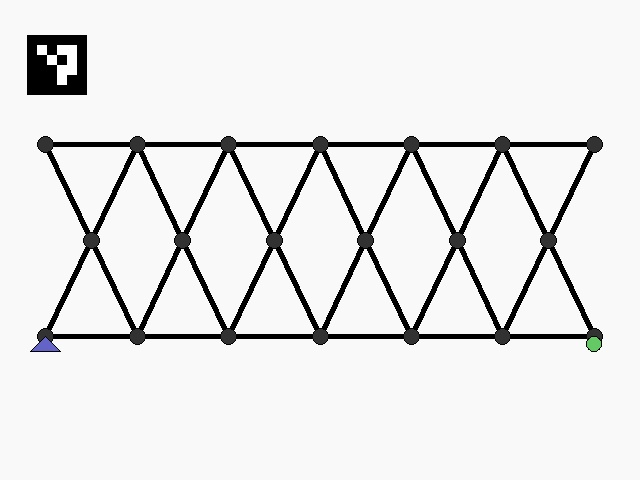
#> input picture backend/ml/dataset/images/truss_0005.jpg, 640 x 480 px
$ python -i edge_detector.py   (imports and definitions only)
#> lines starting #> are read from the running program, lines starting #| are printed output that depends on the picture; after the words box and inside, x2 and y2 are one past the last pixel; in counts of white or black regions, pixels touching at a corner belong together
#> further down, picture is the input picture: shape (480, 640, 3); mean B, G, R 230.7, 230.7, 230.7
"""Classical computer vision fallback for structure detection."""

from typing import Optional

import cv2
import numpy as np
from pydantic import BaseModel

from app.models.schemas import StructuralModel, Node, Member, Support


class Point(BaseModel):
    """2D point."""
    x: float
    y: float


class Line(BaseModel):
    """Line segment."""
    start: Point
    end: Point


def detect_lines(image: np.ndarray,
                min_line_length: int = 50,
                max_line_gap: int = 10) -> list[Line]:
    """
    Detect lines in image using Hough transform.

    Args:
        image: Input image (BGR or grayscale)
        min_line_length: Minimum line length in pixels
        max_line_gap: Maximum gap between line segments

    Returns:
        List of detected lines
    """
#> called with min_line_length = 50, max_line_gap = 10
    # Convert to grayscale if needed
    if len(image.shape) == 3:
        gray = cv2.cvtColor(image, cv2.COLOR_BGR2GRAY)
    else:
        gray = image.copy()

    # Apply Gaussian blur to reduce noise
    blurred = cv2.GaussianBlur(gray, (5, 5), 0)
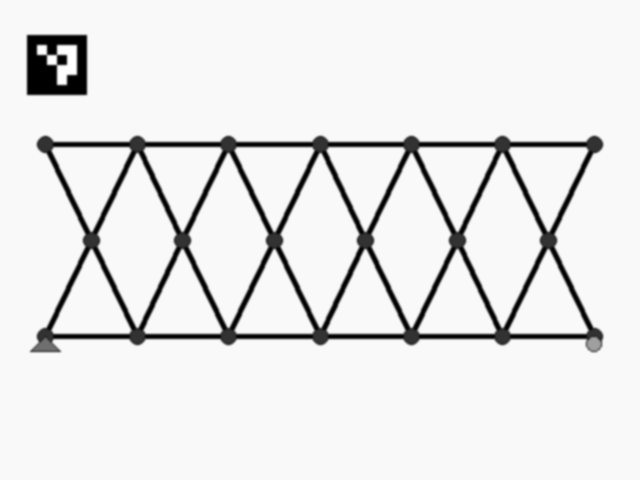
#> blurred: shape (480, 640); min 0, max 255, mean 230.7

    # Edge detection
    edges = cv2.Canny(blurred, 50, 150, apertureSize=3)
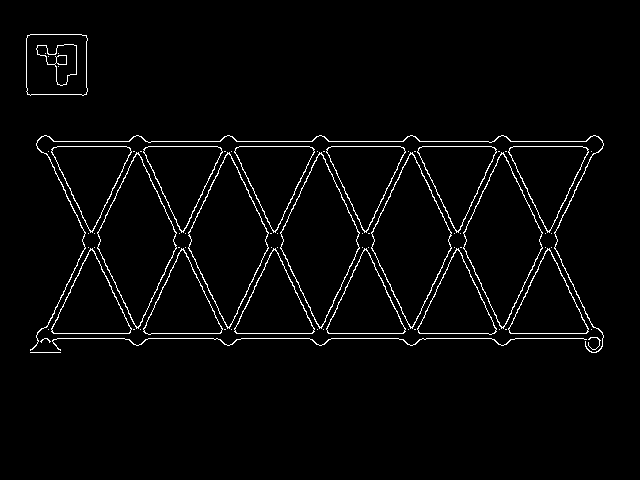
#> edges: shape (480, 640); 2.7% white in thin lines or dots, all inside (x1, y1, x2, y2) = (26, 34, 604, 353)

    # Detect lines using probabilistic Hough transform
    lines_raw = cv2.HoughLinesP(
        edges,
        rho=1,
        theta=np.pi/180,
        threshold=50,
        minLineLength=min_line_length,
        maxLineGap=max_line_gap
    )
#> lines_raw = 72 rows, first 6: [145, 333, 220, 333], [331, 146, 400, 146], [53, 141, 129, 141], [515, 338, 602, 338], [327, 328, 364, 249], [510, 333, 586, 333]

    if lines_raw is None:
        return []

    # Convert to Line objects
    lines = []
    for line in lines_raw:
        x1, y1, x2, y2 = line[0]
        lines.append(Line(
            start=Point(x=float(x1), y=float(y1)),
            end=Point(x=float(x2), y=float(y2))
        ))
#> this loop made 1 pass
#> after the loop, lines = []

    return lines


# [199 lines left out: functions detect_joints, _line_intersection, _cluster_points, lines_to_model, _find_nearest_node_to_point, detect_structure_from_edges, not called in this run]

>>> import cv2
>>> picture = cv2.imread('../../ml/dataset/images/truss_0005.jpg')
#> (the run stopped early here; a loop or call above may not have finished)

$ run again, on backend/ml/dataset/images/truss_0017.jpg
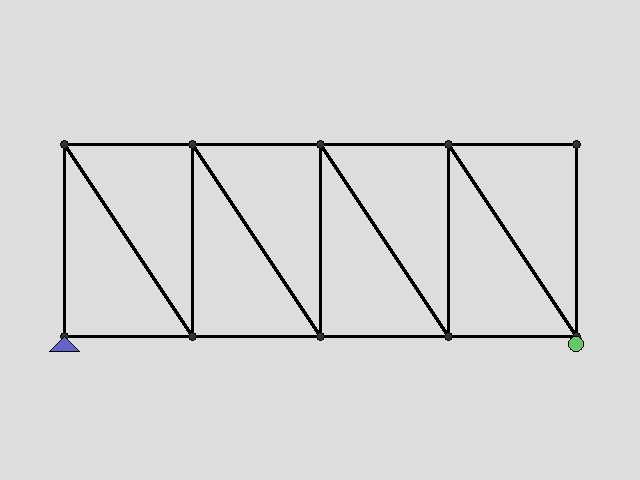
#> input picture backend/ml/dataset/images/truss_0017.jpg, 640 x 480 px
#> picture is the input picture: shape (480, 640, 3); mean B, G, R 214.2, 214.2, 214.1
#> in detect_lines, `blurred = cv2.GaussianBlur(gray, (5, 5), 0)`:
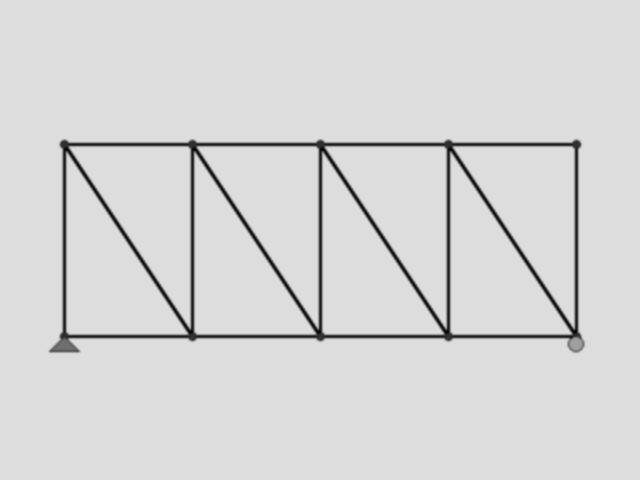
#> blurred: shape (480, 640); min 6, max 222, mean 214.2
#> in detect_lines, `edges = cv2.Canny(blurred, 50, 150, apertureSize=3)`:
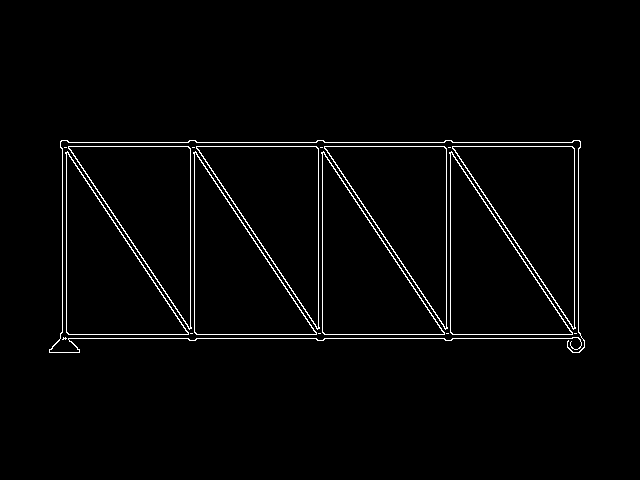
#> edges: shape (480, 640); 2.1% white in thin lines or dots, all inside (x1, y1, x2, y2) = (49, 140, 585, 353)
#> lines_raw = 27 rows, first 6: [60, 334, 580, 334], [60, 142, 580, 142], [60, 146, 580, 146], [60, 338, 582, 338], [574, 337, 574, 140], [190, 140, 317, 328]
#> the loop in detect_lines, `for line in lines_raw:` made 1 pass
#> after the loop in detect_lines, `for line in lines_raw:`: lines = []

$ run again, on backend/ml/dataset/images/truss_0021.jpg
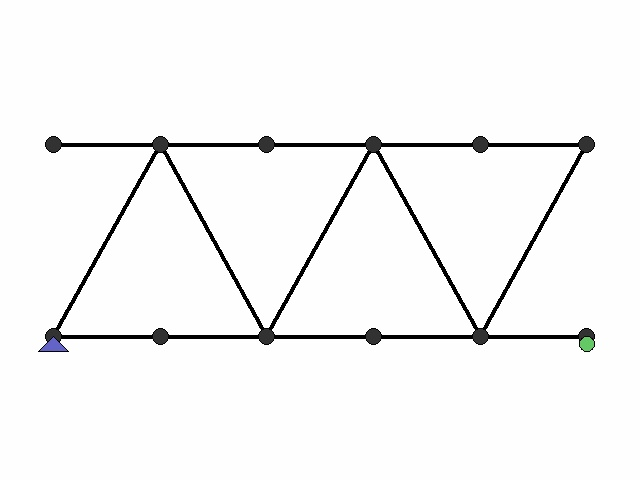
#> input picture backend/ml/dataset/images/truss_0021.jpg, 640 x 480 px
#> picture is the input picture: shape (480, 640, 3); mean B, G, R 245.8, 245.8, 245.7
#> in detect_lines, `blurred = cv2.GaussianBlur(gray, (5, 5), 0)`:
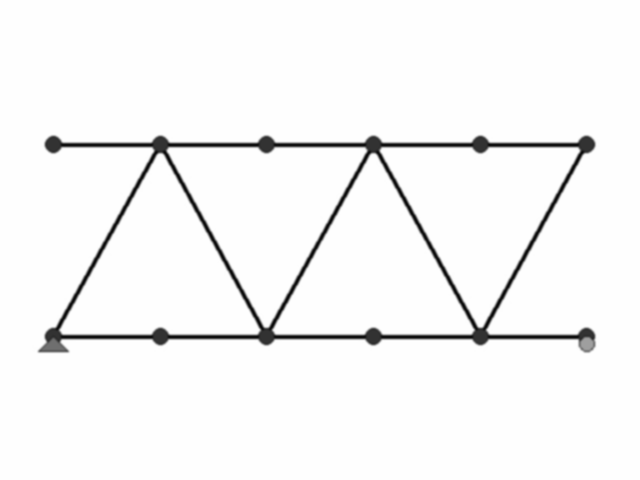
#> blurred: shape (480, 640); min 10, max 255, mean 245.7
#> in detect_lines, `edges = cv2.Canny(blurred, 50, 150, apertureSize=3)`:
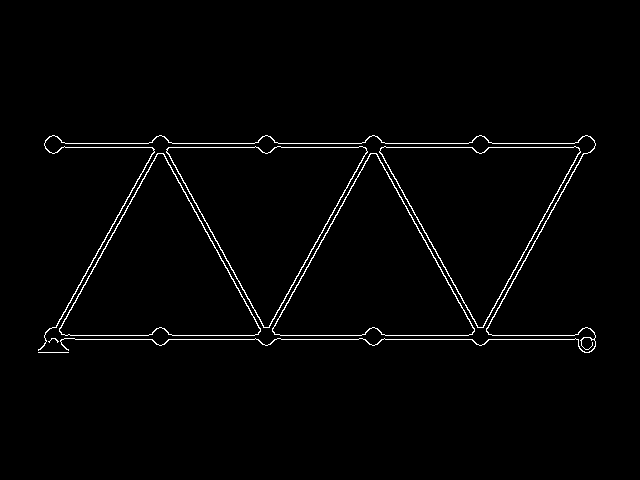
#> edges: shape (480, 640); 1.7% white in thin lines or dots, all inside (x1, y1, x2, y2) = (38, 135, 596, 353)
#> lines_raw = 30 rows, first 6: [274, 147, 365, 147], [168, 339, 258, 339], [492, 335, 574, 335], [172, 143, 254, 143], [162, 153, 260, 329], [380, 152, 477, 327]
#> the loop in detect_lines, `for line in lines_raw:` made 1 pass
#> after the loop in detect_lines, `for line in lines_raw:`: lines = []

$ run again, on backend/ml/dataset/images/truss_0022.jpg
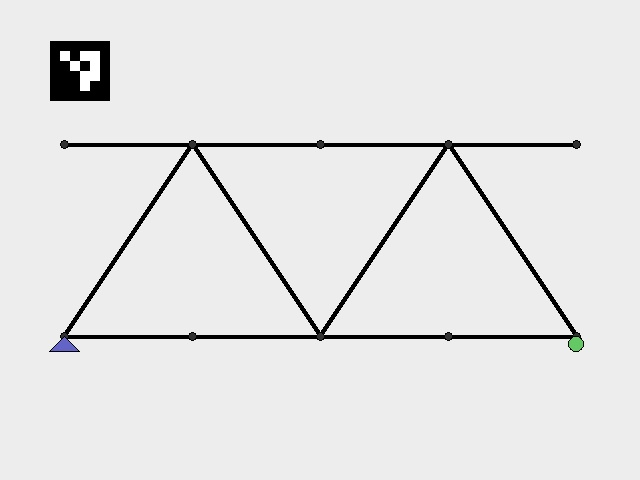
#> input picture backend/ml/dataset/images/truss_0022.jpg, 640 x 480 px
#> picture is the input picture: shape (480, 640, 3); mean B, G, R 228.4, 228.4, 228.3
#> in detect_lines, `blurred = cv2.GaussianBlur(gray, (5, 5), 0)`:
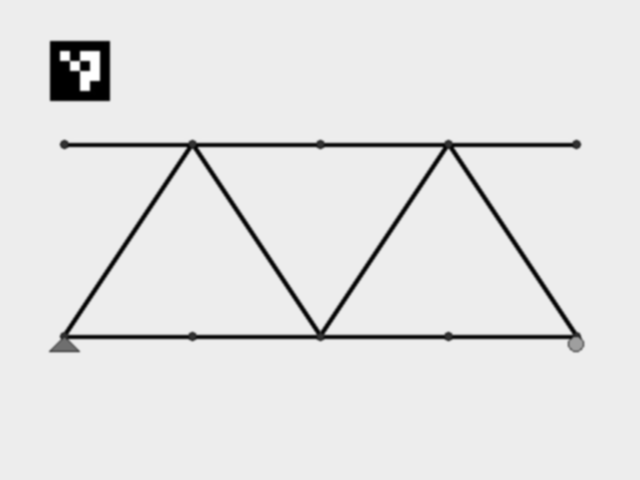
#> blurred: shape (480, 640); min 0, max 255, mean 228.3
#> in detect_lines, `edges = cv2.Canny(blurred, 50, 150, apertureSize=3)`:
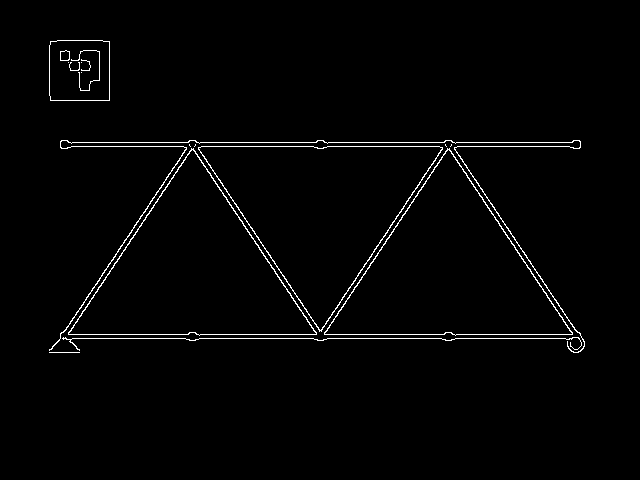
#> edges: shape (480, 640); 1.6% white in thin lines or dots, all inside (x1, y1, x2, y2) = (49, 40, 585, 353)
#> lines_raw = 25 rows, first 6: [60, 146, 313, 146], [199, 338, 313, 338], [60, 334, 580, 334], [60, 142, 580, 142], [448, 140, 584, 342], [49, 352, 192, 140]
#> the loop in detect_lines, `for line in lines_raw:` made 1 pass
#> after the loop in detect_lines, `for line in lines_raw:`: lines = []
